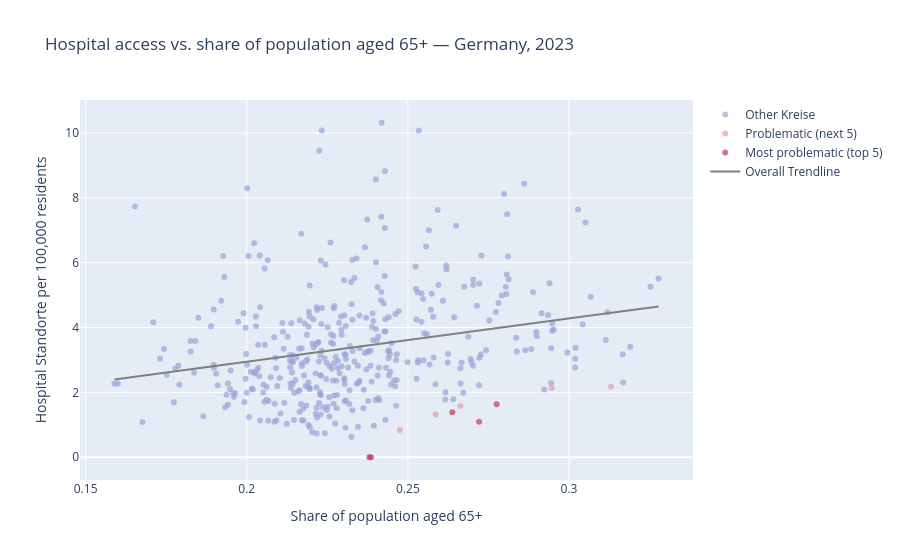

Write notebook code for a chart like this one.
### Code cell
fig = px.scatter(
    merged,
    x="share_65_plus",
    y="hospitals_per_100k",
    color="category",
    color_discrete_map=color_map,
    hover_name="kreis_name",
    trendline="ols",
    trendline_scope="overall",          # one trendline for all data, not per category
    trendline_color_override="gray",
    title="Hospital access vs. share of population aged 65+ — Germany, 2023",
    labels={
        "share_65_plus":      "Share of population aged 65+",
        "hospitals_per_100k": "Hospital Standorte per 100,000 residents",
        "category":           "",       # hide the legend title
    },
    opacity=0.7,
)

fig.update_traces(textposition="top center", textfont_size=10)


fig.add_annotation(
    text=("Source: Destatis Krankenhausverzeichnis 2023 · "
          "Regionalstatistik table 12411-03-03-4 (Bevölkerung nach Altersgruppen).<br>"
          "Hamburg and Berlin excluded due to Kreis-granularity mismatch."),
    xref="paper", yref="paper",
    x=0, y=-0.28,
    showarrow=False,
    font=dict(size=10, color="gray"),
    xanchor="left",
)
fig.update_layout(margin=dict(b=80)) 

fig.show()

### Figure 1 — Plotly figure (JSON) as saved in the notebook; plotly's stock layout.template omitted (floating-point values rounded to 4 significant figures; data arrays with more than 128 entries replaced by an {"elided": "..."} marker saying what was removed)
{"data": [{"hovertemplate": "<b>%{hovertext}</b><br><br>=Other Kreise<br>Share of population aged 65+=%{x}<br>Hospital Standorte per 100,000 residents=%{y}<extra></extra>", "hovertext": {"elided": "388 str values"}, "legendgroup": "Other Kreise", "marker": {"color": "#9AA5D9", "opacity": 0.7, "symbol": "circle"}, "mode": "markers", "name": "Other Kreise", "orientation": "v", "showlegend": true, "textfont": {"size": 10}, "textposition": "top center", "type": "scatter", "x": {"elided": "388 float values"}, "xaxis": "x", "y": {"elided": "388 float values"}, "yaxis": "y"}, {"hovertemplate": "<b>%{hovertext}</b><br><br>=Problematic (next 5)<br>Share of population aged 65+=%{x}<br>Hospital Standorte per 100,000 residents=%{y}<extra></extra>", "hovertext": ["      Northeim, Landkreis", "      Wolfenbüttel, Landkreis", "      Lüchow-Dannenberg, Landkreis", "      Wilhelmshaven, kreisfreie Stadt", "      Erzgebirgskreis"], "legendgroup": "Problematic (next 5)", "marker": {"color": "#E89AAE", "opacity": 0.7, "symbol": "circle"}, "mode": "markers", "name": "Problematic (next 5)", "orientation": "v", "showlegend": true, "textfont": {"size": 10}, "textposition": "top center", "type": "scatter", "x": [0.2663, 0.2475, 0.2946, 0.2586, 0.313], "xaxis": "x", "y": [1.583, 0.8436, 2.136, 1.316, 2.173], "yaxis": "y"}, {"hovertemplate": "<b>%{hovertext}</b><br><br>=Most problematic (top 5)<br>Share of population aged 65+=%{x}<br>Hospital Standorte per 100,000 residents=%{y}<extra></extra>", "hovertext": ["      Rhein-Pfalz-Kreis", "      Fürth, Landkreis", "      Saarpfalz-Kreis", "      Chemnitz, kreisfreie Stadt", "      Saalekreis"], "legendgroup": "Most problematic (top 5)", "marker": {"color": "#C8385C", "opacity": 0.7, "symbol": "circle"}, "mode": "markers", "name": "Most problematic (top 5)", "orientation": "v", "showlegend": true, "textfont": {"size": 10}, "textposition": "top center", "type": "scatter", "x": [0.2386, 0.2381, 0.2638, 0.2776, 0.2721], "xaxis": "x", "y": [0.0, 0.0, 1.384, 1.632, 1.095], "yaxis": "y"}, {"hovertemplate": "<b>OLS trendline</b><br>hospitals_per_100k = 13.3326 * share_65_plus + 0.277592<br>R<sup>2</sup>=0.057235<br><br>Share of population aged 65+=%{x}<br>Hospital Standorte per 100,000 residents=%{y} <b>(trend)</b><extra></extra>", "legendgroup": "Overall Trendline", "line": {"color": "gray"}, "mode": "lines", "name": "Overall Trendline", "showlegend": true, "textfont": {"size": 10}, "textposition": "top center", "type": "scatter", "x": {"elided": "398 float values"}, "xaxis": "x", "y": {"elided": "398 float values"}, "yaxis": "y"}], "layout": {"annotations": [{"font": {"color": "gray", "size": 10}, "showarrow": false, "text": "Source: Destatis Krankenhausverzeichnis 2023 · Regionalstatistik table 12411-03-03-4 (Bevölkerung nach Altersgruppen).<br>Hamburg and Berlin excluded due to Kreis-granularity mismatch.", "x": 0, "xanchor": "left", "xref": "paper", "y": -0.28, "yref": "paper"}], "legend": {"title": {"text": ""}, "tracegroupgap": 0}, "margin": {"b": 80}, "title": {"text": "Hospital access vs. share of population aged 65+ — Germany, 2023"}, "xaxis": {"anchor": "y", "domain": [0, 1], "title": {"text": "Share of population aged 65+"}}, "yaxis": {"anchor": "x", "domain": [0, 1], "title": {"text": "Hospital Standorte per 100,000 residents"}}}}
